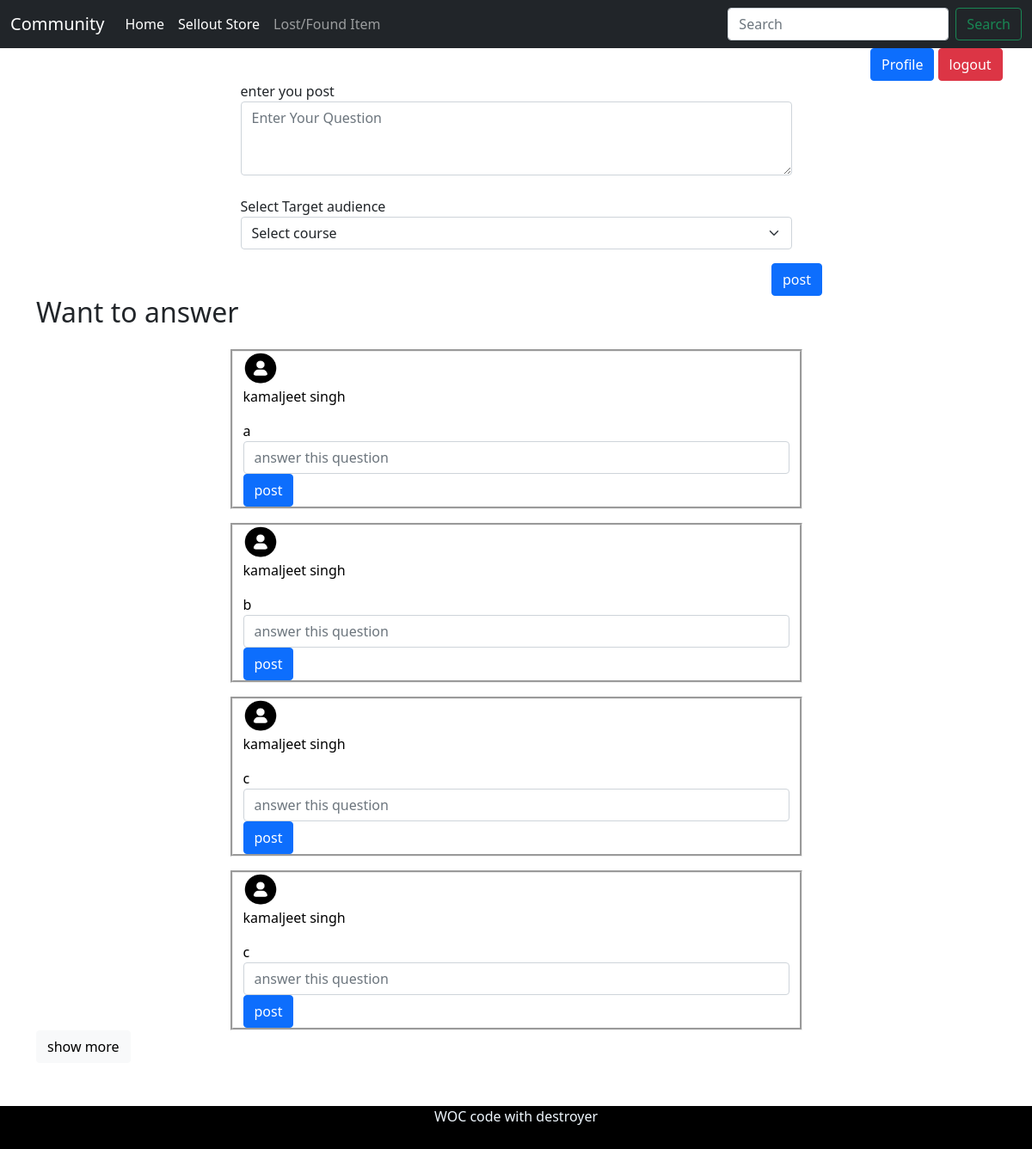
Screenshot of /community (signed in) with the database file from the repository.
### register/models.py (models this page shows)
class Signup(models.Model):  # Model class from models module is inherited in class Question.
    name = models.CharField(max_length=20, verbose_name="Name")
    GENDER = (
        ('Male', 'Male'),
        ('Female', 'Female'),
        ('Other', 'Other'),
    )
    gender = models.CharField(max_length=10,verbose_name="Gender")
    student_id = models.CharField(max_length=10, verbose_name="College Registration ID", unique=True) #college id hi dalegi
    email = models.EmailField(max_length=100, verbose_name='College Email ID')
    COURSE = (
        ('BTech', 'BTech'),
        ('MTech', 'MTech'),
        ('MCA', 'MCA'),
        ('MSc', 'MSc'),
        ('MBA', 'MBA'),
        ('Ph.D', 'Ph.D'),
    )
    course = models.CharField(max_length=20, verbose_name='Course Name')
    password = models.CharField(max_length=100, verbose_name='Password')
    dob = models.DateField(max_length=10, verbose_name='Date Of Birth')
    photo = models.ImageField(verbose_name='Photo')
    mobile_number = models.IntegerField(verbose_name='mobile number')
    def __str__(self):  # A method is declared so that in admin panel Text of Question is displayed.
        return self.student_id

### community/views.py (the view, shortened to what this page needs)
# urls.py: path("community", views.community, name='community'),
def community(request):
    if not request.session.has_key('user_id_session_login'):
        return redirect('login')
    my_obj_list = []
    if request.method == "POST" and request.POST.get('showmore'):
        a = int(request.POST.get('showmore'))
        a = int(a + 5)
        data = CommunityQuestion.objects.all()[:a]
        for x in data:
            name = Signup.objects.get(student_id=x.student_id)
            obj = Com(x.student_id, name.name, x.question_id, x.question_description)
            my_obj_list.append(obj)
        for x in my_obj_list:
            print(x.stu_name)
    else:
        a = 5;
        data = CommunityQuestion.objects.all()[:a]
        for x in data:
            name = Signup.objects.get(student_id=x.student_id)
            obj = Com(x.student_id, name.name, x.question_id, x.question_description)
            my_obj_list.append(obj)
        for x in my_obj_list:
            print(x.stu_name)
    context = {
        "student_question": my_obj_list,
        "a": a,
    }
    return render(request, 'community.html', context)

### templates/community.html (shortened to what this page needs)
{% extends 'navbar.html' %}
{% load static %}
{% block head%}
    <link rel="stylesheet" type="text/css" href="{% static 'style.css' %} ">
{% endblock %}
{% block body %}
    <div class="container">
        <form method="POST">
            <div class="row " >
                <div class="form-group col-md-7 m-auto">
                    <label>enter you post</label>
                    <textarea class="form-control" name="Question" rows="3" placeholder="Enter Your Question" required></textarea>
                </div>
                <div class="form-group col-md-7 m-auto  mt-4">
                    <label>Select Target audience</label>
                            <select required class="form-select" name="option" aria-label="Select Course">
                              <option value="">Select course</option>
                            </select>
                </div>
            </div>
                <div class="row">
                <div class="col-2 offset-9">
                    <button type="submit" name="post_question" value="question" class="btn btn-primary mt-3">post</button>
                </div>
            </div>
        </form>
    </div>
    <div class="container" style="margin-bottom: 100px">
        {% if student_question %}
        <label><h2>Want to answer</h2></label>
        {% endif %}
        {% for x in student_question %}
        <div class="row ">
                <div class="col-md-7 m-auto mt-3 groove">
                    <form method="get">
                        <div class="row">
                            <div class="col-1">
                                <img src="{% static 'profile.png' %} " style="width: 40px;height: 40px;">
                            </div>
                            <a href="profile?pid={{ x.student_id }}" style="text-decoration: none; color: black"><p>{{ x.stu_name }}</p></a>
                        </div>
                        <div class="form-group">
                            <a href="communityanswer?key={{ x.question_id }}" style="text-decoration: none; color:black" value="{{ x.question_id }}" >{{ x.question_description }}</a>
                        </div>
                        <div class="form-group">
                            <input type="text" class="form-control" name="answer" id="answer"placeholder="answer this question" required>
                        </div>
                        <div class="col-1">
                            <a href="community?QID={{ x.question_id }}"><button class="btn btn-primary" name="subque" value="{{ x.question_id }}">post</button></a>
                        </div>
                    </form>
                </div>
           </div>
        {% endfor %}
        {% if student_question %}
        <form method="post">
        <button name="showmore" value="{{ a }}" class="btn btn-light">show more</button>
        </form>
        {% endif %}
    </div>
{% endblock %}

### static/style.css (style rules this page uses)
.container .groove { border-style: groove; }

### rows the page displays
Signup: stu_name "kamaljeet singh" "kamaljeet singh" "kamaljeet singh" "kamaljeet singh"

### other values shown
{{ x.question_description }} "a" "b" "c" "c"
